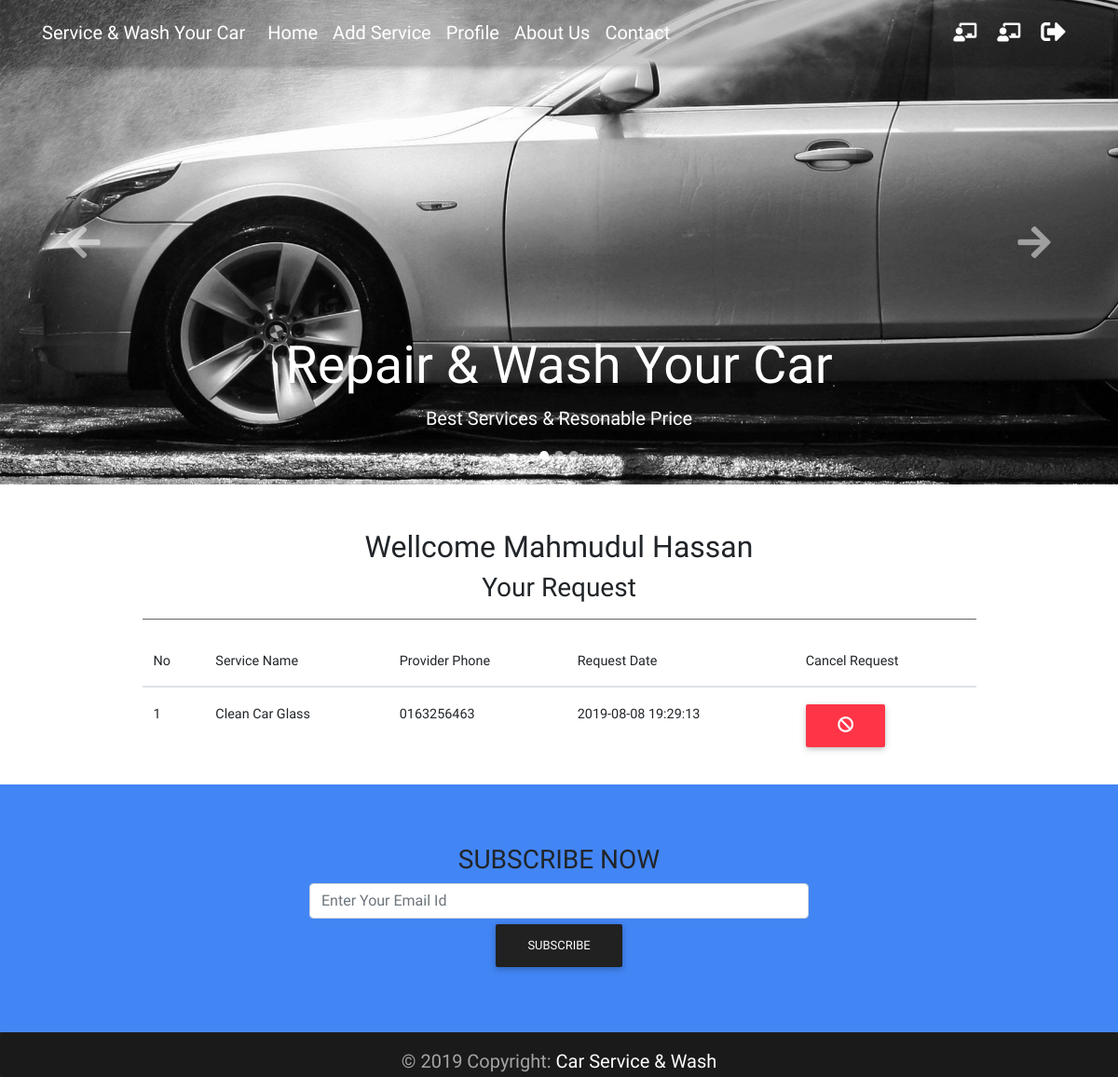
Before: /user_dashboard.php (signed in) with the older database file.
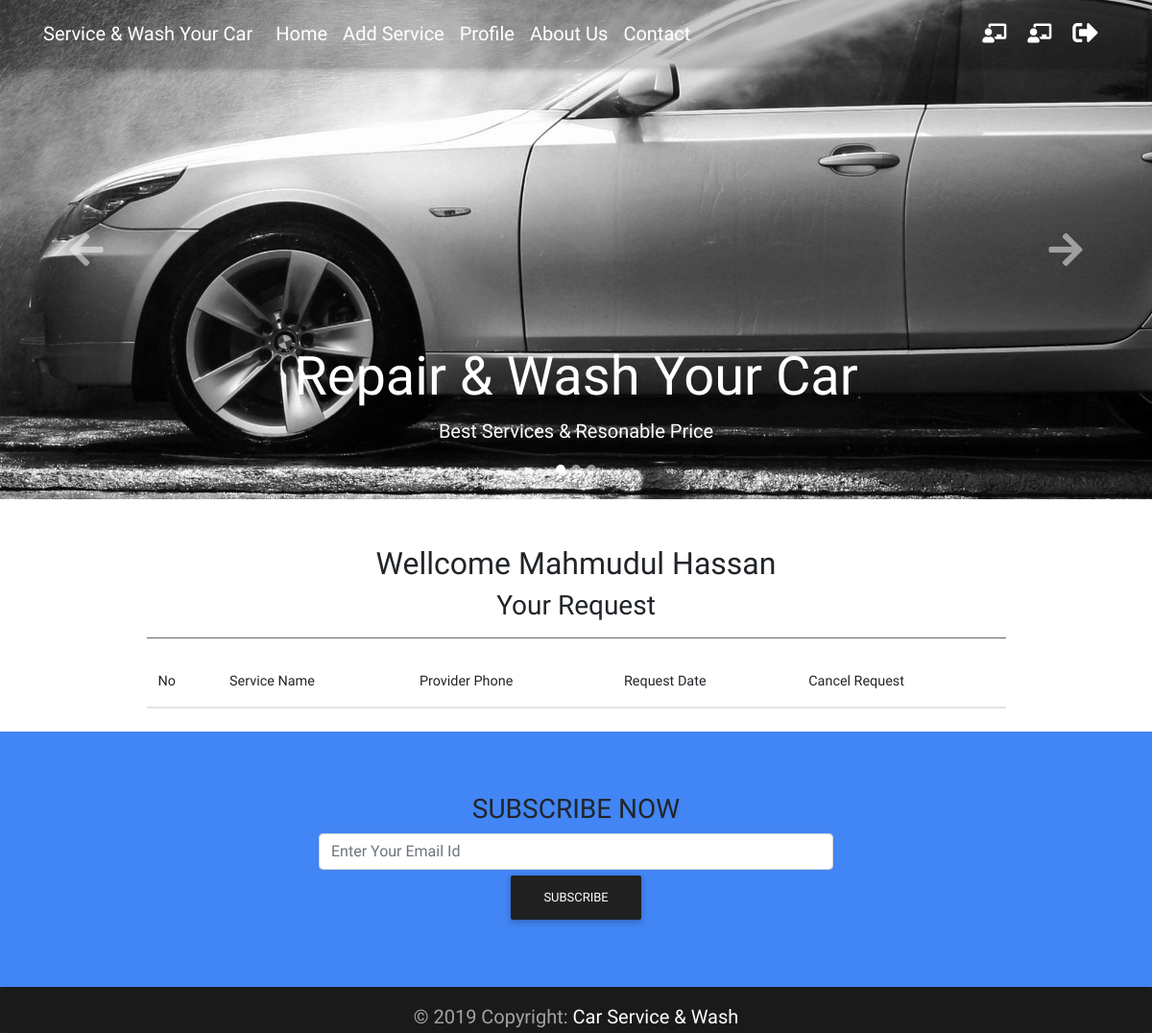
After: the same page with the newer database file.
### tables this page shows
CREATE TABLE `pages` (
  `id` int(10) UNSIGNED NOT NULL,
  `title` varchar(255) NOT NULL,
  `description` text NOT NULL
);

CREATE TABLE `requests` (
  `id` int(10) UNSIGNED NOT NULL,
  `provider_id` int(10) UNSIGNED NOT NULL,
  `service_id` int(10) UNSIGNED NOT NULL,
  `user_id` int(10) UNSIGNED NOT NULL,
  `date` timestamp NOT NULL DEFAULT CURRENT_TIMESTAMP
);

CREATE TABLE `services` (
  `id` int(11) UNSIGNED NOT NULL,
  `name` varchar(150) NOT NULL,
  `location` varchar(150) NOT NULL,
  `phone` varchar(15) NOT NULL,
  `category_id` int(10) UNSIGNED NOT NULL,
  `user_id` int(10) UNSIGNED NOT NULL,
  `description` text NOT NULL,
  `price` varchar(20) NOT NULL,
  `image` varchar(255) NOT NULL,
  `is_active` tinyint(4) NOT NULL DEFAULT '1',
  `date` timestamp NOT NULL DEFAULT CURRENT_TIMESTAMP
);

### lib/Session.php (called while the page is built, shortened)
<?php
class Session{
  public static function get($key){
    if (isset($_SESSION[$key])) {
      return $_SESSION[$key];
    } else {
      return false;
    }
  }
}
?>

### classes/User.php (called while the page is built, shortened)
<?php
	$filepath=realpath(dirname(__FILE__));
	include_once ($filepath.'../../lib/Database.php') ;
?>
<?php
class User
{
	private $db;
	function __construct(){
		$this->db=new Database();
	}
	public function getUserIdAndUserType(){
		return array(Session::get('userId'),Session::get('userType'));
	}
	public function getUserCategoryName($userId,$userType){
		$query = "SELECT name FROM user_categories LEFT JOIN users ON users.id='$userId' WHERE user_categories.id='$userType'";
		$result = $this->db->select($query);
		if($result){
			while ($value = $result->fetch_assoc()) {
				return $value['name'];
			}
		}
	}
	public function checkNormalUser(){
		list($x,$y) = $this->getUserIdAndUserType();
		if ($this->getUserCategoryName($x,$y) === 'User') {
			return true;
		}
		return false;
	}
}
?>

### lib/Database.php (called while the page is built, shortened)
<?php
    Class Database{
     public $host   = DB_HOST;
     public $user   = DB_USER;
     public $pass   = DB_PASS;
     public $dbname = DB_NAME;
     public $link;
    private function connectDB(){
     $this->link = new mysqli($this->host, $this->user, $this->pass,
      $this->dbname);
     }
    public function select($query){
      $result = $this->link->query($query) or
       die($this->link->error.__LINE__);
      if($result->num_rows > 0){
        return $result;
      } else {
        return false;
      }
     }
    }

### inc/inc.php (called while the page is built, shortened)
<?php
include 'lib/Session.php' ;
	include 'lib/Database.php' ;
	$user = new User();
	$request = new Request();
	$page = new Page();
?>

### classes/Page.php (called while the page is built, shortened)
<?php
	$filepath=realpath(dirname(__FILE__));
	include_once ($filepath.'/../lib/Database.php');
?>
<?php
class Page
{
	private $db;
	function __construct(){
		$this->db=new Database();
	}
	public function getAllPage(){
		$query = "SELECT * FROM pages ORDER BY id DESC";
		$result = $this->db->select($query);
		return $result;
	}
}
?>

### classes/Request.php (called while the page is built, shortened)
<?php
	$filepath=realpath(dirname(__FILE__));
	include_once ($filepath.'/../lib/Database.php');
?>
<?php
class Request
{
	private $db;
    private $fm;
	function __construct(){
		$this->db=new Database();
	  	$this->fm=new Format();
	}
	public function getAllRequestForUser($id = null){
		if($id == null){
			$user_id = (Session::get('userId') !== false) ? Session::get('userId') : $id;
		}else{
			$user_id=$this->fm->validation($id);
       		$user_id=mysqli_real_escape_string($this->db->link,$user_id);
		}
		$query="SELECT requests.id as request_id,
				requests.date as request_date,
				users.full_name as user_name,
				users.email as email,
				users.phone as phone,
				users.id as user_id,
				services.name as service_name,
				services.phone as service_phone,
				services.id as service_id
				FROM requests
				INNER JOIN services
				on requests.service_id = services.id
				INNER JOIN users
				on requests.user_id = users.id
				WHERE requests.user_id = '$user_id'
				order by requests.id desc";
   		$result=$this->db->select($query);
   		return $result;
	}
}
?>

### user_dashboard.php (the view, shortened to what this page needs)
<?php include 'inc/header.php'; ?>
<?php include 'inc/top_nav.php'; ?>
<?php include 'inc/carousel.php'; ?>
<main>
	<div class="container">
		<div class="mt-5 wow fadeIn">
			<div class="col-md-10 mx-auto">
				<h2 class="text-center">Wellcome <?php echo Session::get('userName'); ?></h2>
				<h3 class="text-center">Your Request</h3>
				<hr class="hr-dark">
					<table class="table table-hover table-inverse">
						<thead>
							<tr>
								<th>No</th>
								<th>Service Name</th>
								<th>Provider Phone</th>
								<th>Request Date</th>
								<th>Cancel Request</th>
							</tr>
						</thead>
						<tbody>
							<?php
							$result = $request->getAllRequestForUser();
							$i = 0;
							if($result){
								while($value = $result->fetch_assoc()){
								$i++;
								?>
							<tr>
								<td><?php echo $i; ?></td>
								<td><?php echo $value['service_name']; ?></td>
								<td><?php echo $value['service_phone']; ?></td>
								<td><?php echo $value['request_date']; ?></td></td>
								<td>
									<a onclick="return confirm('Are You Sure?');" class="btn btn-danger" href="cancel_request.php?reqId=<?php echo $value['request_id']; ?>&userId=<?php echo $value['user_id']; ?>">
										<i class="fas fa-ban fa-lg"></i>
									</a>
								</td>
							</tr>
							<?php } } ?>
						</tbody>
					</table>
			</div>
		</div>
	</div>
</main>
<?php include 'inc/footer.php'; ?>

### inc/header.php (shortened to what this page needs)
<?php include 'inc.php'; ?>
<!DOCTYPE html>
<html lang="en">
<head>
	<link rel="stylesheet" href="assets/css/font.css">
	<link rel="stylesheet" href="assets/css/bootstrap.min.css">
	<link rel="stylesheet" href="assets/css/mdb.min.css">
	<link rel="stylesheet" href="assets/css/summernote.css">
	<link rel="stylesheet" href="assets/css/style.css">
</head>
<body>

### inc/top_nav.php (shortened to what this page needs)
<nav class="navbar fixed-top navbar-expand-lg navbar-dark  scrolling-navbar">
    <div class="container">
        <a class="navbar-brand" href="index.php">
        <strong>Service & Wash Your Car</strong>
        </a>
        <div class="collapse navbar-collapse" id="navbarSupportedContent">
            <ul class="navbar-nav mr-auto">
                <li class="nav-item">
                  <a class="nav-link" href="index.php">Home
                  </a>
                </li>
                <?php if (Session::get('userLogin') == true || isset($_COOKIE['user'])): ?>
                    <?php if ($user->checkNormalUser() === false): ?>
                        <li class="nav-item">
                          <a class="nav-link" href="<?php echo URLROOT ?>/add_service.php">Add Service</a>
                        </li>
                    <?php endif ?>
                         <li class="nav-item">
                          <a class="nav-link" href="<?php echo URLROOT ?>/profile.php">Profile</a>
                        </li>
                <?php endif ?>
                <?php
                   $result=$page->getAllPage();
                   if($result){
                       while($value=$result->fetch_assoc()) {
                ?>
                <li class="nav-item">
                    <a class="nav-link" href="<?php echo URLROOT ?>/page.php?pageId=<?php echo $value['id']; ?>"><?php echo $value['title']; ?></a>
                </li>
                <?php } } ?>
                <li class="nav-item">
                  <a class="nav-link" href="contact.php">Contact
                  </a>
                </li>
            </ul>
            <ul class="navbar-nav nav-flex-icons">
                <?php if (Session::get('userLogin') == true || isset($_COOKIE['user'])): ?>
                    <?php if ($user->checkNormalUser() === false): ?>
                        <li class="nav-item">
                            <a href="<?php echo(URLROOT);?>/provider_dashboard.php" class="nav-link" title="Provider Dashboard">
                                <i class="fas fa-chalkboard-teacher"></i>
                            </a>
                        </li>
                     <?php endif ?>
                        <li class="nav-item">
                            <a href="<?php echo(URLROOT);?>/user_dashboard.php" class="nav-link" title="User Dashboard">
                                <i class="fas fa-chalkboard-teacher"></i>
                            </a>
                        </li>
                    <li class="nav-item">
                        <a href="<?php echo(URLROOT);?>/logout.php?action=logout" class="nav-link" title="logout">
                            <i class="fas fa-sign-out-alt fa-lg"></i>
                        </a>
                    </li>
                <?php endif ?>
            </ul>
        </div>
    </div>
</nav>

### inc/carousel.php (shortened to what this page needs)
<header>
  <div id="carouselExampleIndicators" class="carousel slide" data-ride="carousel">
    <ol class="carousel-indicators">
      <li data-target="#carouselExampleIndicators" data-slide-to="0" class="active"></li>
      <li data-target="#carouselExampleIndicators" data-slide-to="1"></li>
      <li data-target="#carouselExampleIndicators" data-slide-to="2"></li>
    </ol>
    <div class="carousel-inner" role="listbox">
      <div class="carousel-item active" style="background-image: url('assets/img/carosuel/car_wash1.jpg')">
        <div class="carousel-caption d-none d-md-block">
          <h3 class="display-4">Repair & Wash Your Car</h3>
          <p class="lead">Best Services & Resonable Price</p>
        </div>
      </div>
    </div>
    <a class="carousel-control-prev" href="#carouselExampleIndicators" role="button" data-slide="prev">
          <i class="fas fa-arrow-left fa-2x"></i>
        </a>
    <a class="carousel-control-next" href="#carouselExampleIndicators" role="button" data-slide="next">
          <i class="fas fa-arrow-right fa-2x"></i>
        </a>
  </div>
</header>

### inc/footer.php (shortened to what this page needs)
	<section class="bg-primary text-center p-5 mt-4">
		<div class="container p-3">
			<h3>SUBSCRIBE NOW</h3>
			<form action="#" method="POST">
				<input type="text" class="form-control w-50 align-content-center d-inline-flex" name="text" placeholder="Enter Your Email Id">
				<br>
				<button type="button" class="btn btn-dark" >Subscribe</button>
			</form>
		</div>
	</section>
		<footer class="page-footer font-small elegant-color-dark">
		  <div class="footer-copyright text-center py-3 form-control-lg">© <?php echo date("Y"); ?> Copyright:
		    <a href="index.php">Car Service & Wash</a>
		  </div>
		</footer>
	</body>
</html>

### assets/css/style.css (style rules this page uses)
body { font-family: 'Grenze', serif; font-size: 20px; }
.carousel-item { height: 65vh; min-height: 350px; background: no-repeat center center scroll; -webkit-background-size: cover; -moz-background-size: cover; -o-background-size: cover; background-size: cover; }
.navbar { background-color: rgba(0, 0, 0, 0.2); }

Changed rows visible on the page:
removed requests: service.name "Clean Car Glass", service.phone "0163256463", date "2019-08-08 19:29:13"
